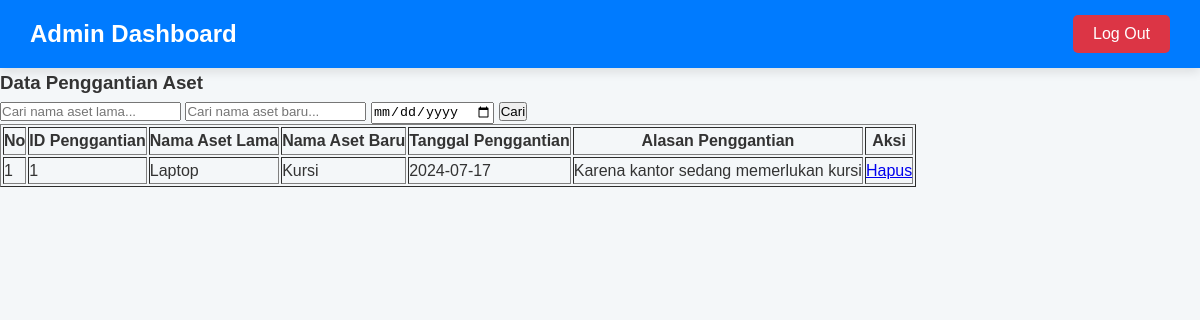
The page /datapengganti.php (signed in) on the database its author committed.
### tables this page shows
CREATE TABLE `penggantian` (
  `id_penggantian` int(11) NOT NULL,
  `id_aset_lama` int(11) NOT NULL,
  `id_aset_baru` int(11) NOT NULL,
  `tanggal_penggantian` date NOT NULL,
  `alasan_penggantian` text NOT NULL
);

CREATE TABLE `aset` (
  `id_aset` int(11) NOT NULL,
  `nama_aset` varchar(100) NOT NULL,
  `kategori` varchar(50) NOT NULL,
  `tanggal_pembelian` date NOT NULL,
  `harga` varchar(30) NOT NULL,
  `status` varchar(20) NOT NULL
);

### datapengganti.php (the view, shortened to what this page needs)
<?php
include("php/config.php");
?>
<!DOCTYPE html>
<html lang="en">
<head>
    <link rel="stylesheet" href="style/admin.css">
</head>
<body>
<div class="nav">
    <div class="logo">
        <p><a href="admin.php">Admin Dashboard</a></p>
    </div>
    <div class="right-links">
        <a href="php/logout.php"><button class="btn">Log Out</button></a>
    </div>
</div>
<div class="data">
    <h3>Data Penggantian Aset</h3>
    <form method="GET" action="">
        <input type="text" name="search_nama_aset_lama" placeholder="Cari nama aset lama...">
        <input type="text" name="search_nama_aset_baru" placeholder="Cari nama aset baru...">
        <input type="date" name="search_tanggal_penggantian" placeholder="Cari tanggal penggantian...">
        <input type="submit" value="Cari">
    </form>
    <table border="1">
        <tr>
            <th>No</th>
            <th>ID Penggantian</th>
            <th>Nama Aset Lama</th>
            <th>Nama Aset Baru</th>
            <th>Tanggal Penggantian</th>
            <th>Alasan Penggantian</th>
            <th>Aksi</th>
        </tr>
        <?php
        $No = 1;
        $query = "SELECT penggantian.*, aset_lama.nama_aset AS nama_aset_lama, aset_baru.nama_aset AS nama_aset_baru
                  FROM penggantian
                  JOIN aset AS aset_lama ON penggantian.id_aset_lama = aset_lama.id_aset
                  JOIN aset AS aset_baru ON penggantian.id_aset_baru = aset_baru.id_aset WHERE 1=1";
        $ambildata = mysqli_query($con, $query);
        while ($tampil = mysqli_fetch_array($ambildata)) {
            echo "<tr>
                <td>" . $No++ . "</td>
                <td>" . $tampil['id_penggantian'] . "</td>
                <td>" . $tampil['nama_aset_lama'] . "</td>
                <td>" . $tampil['nama_aset_baru'] . "</td>
                <td>" . $tampil['tanggal_penggantian'] . "</td>
                <td>" . $tampil['alasan_penggantian'] . "</td>
                <td><a href='data_penggantian.php?id=" . $tampil['id_penggantian'] . "'>Hapus</a></td>
            </tr>";
        }
        ?>
    </table>
</div>
</body>
</html>

### style/admin.css (style rules this page uses)
* { margin: 0; padding: 0; box-sizing: border-box; }
body { font-family: 'Arial', sans-serif; line-height: 1.6; background-color: #f4f7f9; color: #333; }
.nav { display: flex; justify-content: space-between; align-items: center; background: #007bff; color: #fff; padding: 15px 30px; box-shadow: 0 4px 10px rgba(0, 0, 0, 0.1); }
.nav .logo { display: flex; flex-direction: column; color: #fff; }
.nav .logo p { margin: 0; }
.nav .logo a { color: #fff; text-decoration: none; font-size: 24px; font-weight: 600; transition: color 0.3s; }
.nav .right-links { display: flex; align-items: center; }
.nav .right-links .btn { background: #dc3545; color: #fff; border: none; padding: 10px 20px; margin-left: 15px; cursor: pointer; border-radius: 5px; font-size: 16px; transition: background 0.3s, transform 0.1s; }

### rows shown on the page
penggantian: id_penggantian "1", id_aset_lama.nama_aset "Laptop", id_aset_baru.nama_aset "Kursi", tanggal_penggantian "2024-07-17", alasan_penggantian "Karena kantor sedang memerlukan kursi"
